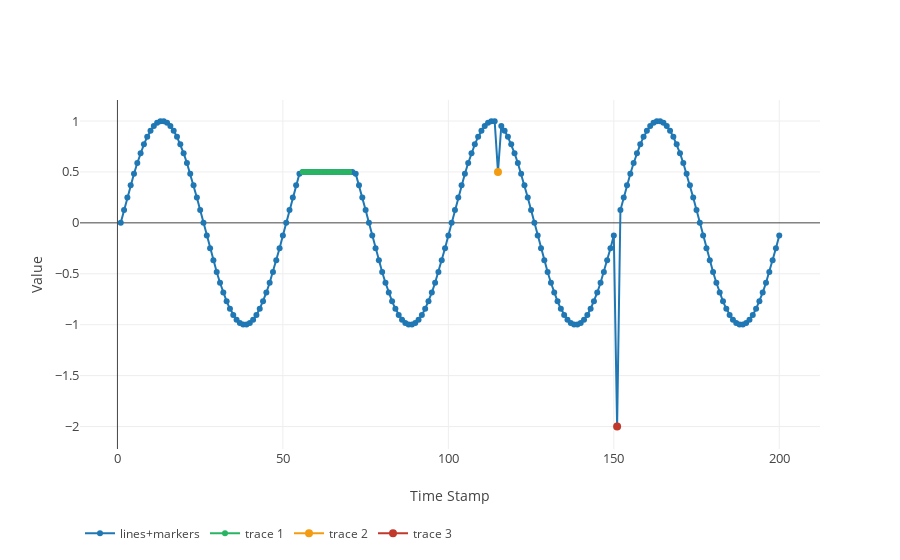

The code cell stored with this chart in its notebook:
### Code cell
trace1 = Scatter(
    x = index,
    y = wave,
    mode = 'lines+markers',
    name = 'lines+markers'
)

trace2 = Scatter(
    x = index2,
    y = wave[56:71],
    #mode = 'markers',
    marker=Marker(
    color="#28B463",
    size=6,
    symbol='circle'
    ),
)
trace3 = Scatter(
    x = index3,
    y = wave[114:115],
    #mode = 'markers',
    marker=Marker(
    color="#F39C12",
    size=8,
    symbol='circle'
    ),
)
trace4 = Scatter(
    x = index4,
    y = wave[150:151],
    #mode = 'markers',
    marker=Marker(
    color="#C0392B",
    size=8,
    symbol='circle'
    ),
)
data = [trace1, trace2,trace3,trace4]
layout = Layout(
    #title='CPU Utilization of Web-Service Amazon Elastic Compute Cloud (EC2)',
    titlefont = dict(size = 15),
    xaxis = dict(
        title = 'Time Stamp',
        tickfont = dict(
        size = 13)),
    yaxis=dict(
        title='Value',
        tickfont = dict(
        size = 13)),
    legend=dict(
        orientation="h",
        x = 0,
        y = -0.2,
        font = dict(size = 12)))
fig = Figure(data=data, layout=layout)
iplot(fig)
pio.write_image(fig, 'wave_abnormal.pdf')

### Figure 1 — Plotly figure (JSON) as saved in the notebook; plotly's stock layout.template omitted (floating-point values rounded to 4 significant figures; data arrays with more than 128 entries replaced by an {"elided": "..."} marker saying what was removed)
{"data": [{"mode": "lines+markers", "name": "lines+markers", "type": "scatter", "uid": "11e206d9-02b3-11e9-aa81-a45e60ce5ea5", "x": {"elided": "200 int values"}, "y": {"elided": "200 float values"}}, {"marker": {"color": "#28B463", "size": 6, "symbol": "circle"}, "type": "scatter", "uid": "11e3d1ab-02b3-11e9-a7a8-a45e60ce5ea5", "x": [56, 57, 58, 59, 60, 61, 62, 63, 64, 65, 66, 67, 68, 69, 70, 71], "y": [0.5, 0.5, 0.5, 0.5, 0.5, 0.5, 0.5, 0.5, 0.5, 0.5, 0.5, 0.5, 0.5, 0.5, 0.5]}, {"marker": {"color": "#F39C12", "size": 8, "symbol": "circle"}, "type": "scatter", "uid": "11e3d33d-02b3-11e9-89f9-a45e60ce5ea5", "x": [115], "y": [0.5]}, {"marker": {"color": "#C0392B", "size": 8, "symbol": "circle"}, "type": "scatter", "uid": "11e3d44a-02b3-11e9-adbc-a45e60ce5ea5", "x": [151], "y": [-2]}], "layout": {"legend": {"font": {"size": 12}, "orientation": "h", "x": 0, "y": -0.2}, "titlefont": {"size": 15}, "xaxis": {"tickfont": {"size": 13}, "title": "Time Stamp"}, "yaxis": {"tickfont": {"size": 13}, "title": "Value"}}}
